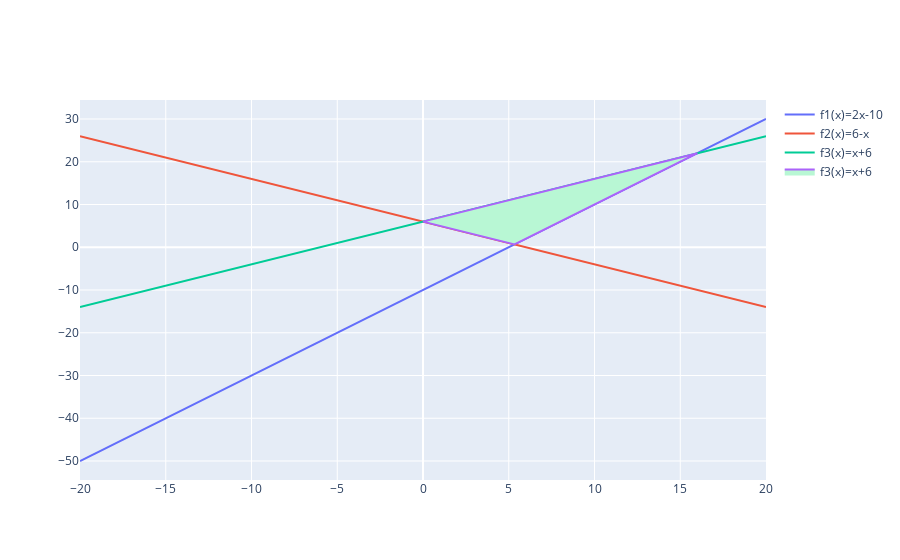

The notebook cell this image was saved under:
### Code cell
### import plotly.graph_objects as go
import numpy as np
import sympy as sp
from sympy import Symbol


X = Symbol('x')

def f1(x):
    return 2*x-10
def f2(x):
    return  6-x
def f3(x):
    return x+6

x= np.linspace(-20,20,100)
fig=go.Figure()
fig.add_trace(go.Scatter(x=n, y=f1(x), 
                        mode= 'lines',
                        name='f1(x)=2x-10'))
fig.add_trace(go.Scatter(x=n, y= f2(x), 
                        mode= 'lines',
                        name= 'f2(x)=6-x'))
fig.add_trace(go.Scatter(x=n, y= f3(x),
                        mode= 'lines',
                        name= 'f3(x)=x+6'))

x1, = sp.solve(f1(X)-f2(X),rational=None)
x2, = sp.solve(f1(X)-f3(X),rational=False)
x3, = sp.solve(f2(X)-f3(X),rational=False)

y1= f1(x1)
y2= f1(x2)
y3= f2(x3)

fig.add_trace(go.Scatter(x=[float(x1),float(x2),float(x3),float(x1)],y=[float(y1),float(y2),float(y3),float(y1)],
                         fill='toself',
                         fillcolor='rgb(184, 247, 212)',
                         mode= 'lines',
                         name= 'f3(x)=x+6'))


print (x1)
fig.show()
